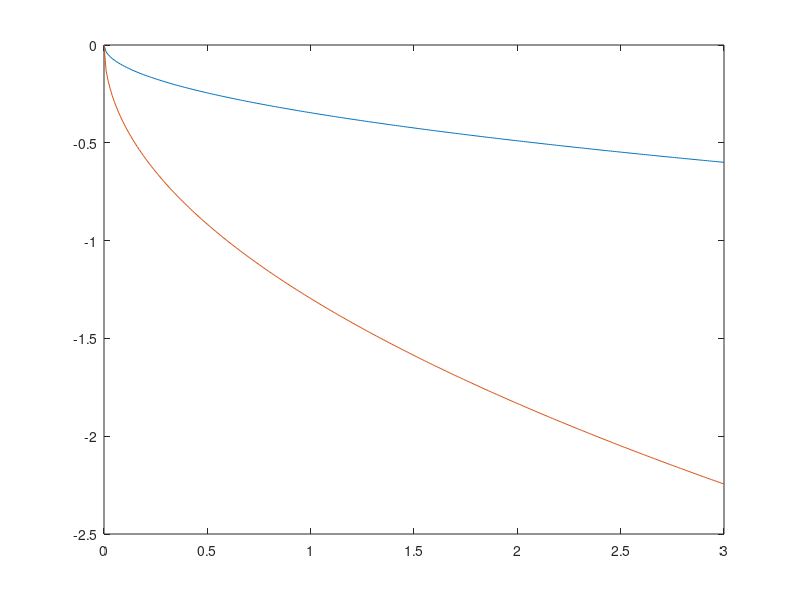

Write the MATLAB code that produced this figure.
hold off;
clear;

function [a] = S(n, x)
  a2 = 1.;
  a = 0.;
  
 for k =1.:1:n
   h1 = sin((k*x)/2);
   h2 = sin(((k* x) - 1) / 2);
   f1 = exp((x-1)/k);
   a2 = ((h1 + h2) / f1) - 0.8;
   a = a2 + a;
   #a2 = 1.;
  # disp(x);
      #disp("___");

      #disp(a2);

endfor
h = sqrt(n * pi * x)/50;
a = a * h;

endfunction

#disp("x0");

 x2 = 0:0.01:3;
 y2 = S(7, x2);
 y3 = S(15, x2);
  #      disp(y2);

 plot(x2, y2);
 hold on;
 plot(x2, y3);